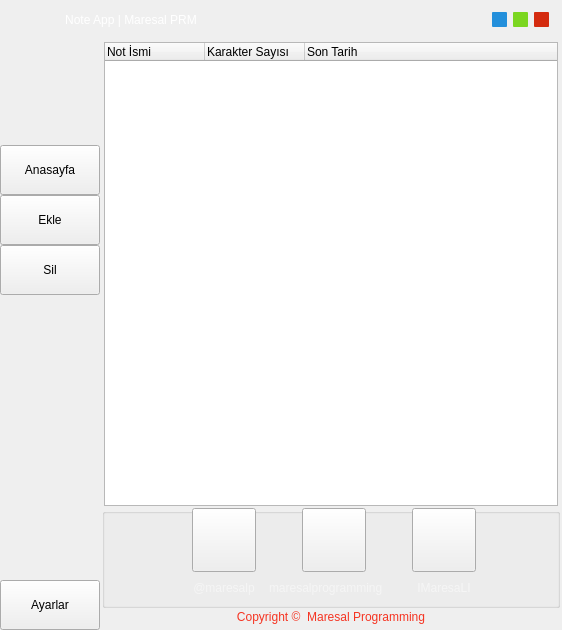
<?xml version="1.0" encoding="UTF-8"?>
<ui version="4.0">
 <class>MainWindow</class>
 <widget class="QMainWindow" name="MainWindow">
  <property name="geometry">
   <rect>
    <x>0</x>
    <y>0</y>
    <width>562</width>
    <height>630</height>
   </rect>
  </property>
  <property name="windowTitle">
   <string>Note App | Maresal PRM</string>
  </property>
  <widget class="QWidget" name="centralwidget">
   <layout class="QGridLayout" name="gridLayout">
    <property name="leftMargin">
     <number>0</number>
    </property>
    <property name="topMargin">
     <number>0</number>
    </property>
    <property name="rightMargin">
     <number>0</number>
    </property>
    <property name="bottomMargin">
     <number>0</number>
    </property>
    <property name="spacing">
     <number>0</number>
    </property>
    <item row="0" column="0" colspan="2">
     <widget class="QFrame" name="headBarFrame">
      <property name="minimumSize">
       <size>
        <width>0</width>
        <height>40</height>
       </size>
      </property>
      <property name="maximumSize">
       <size>
        <width>16777215</width>
        <height>40</height>
       </size>
      </property>
      <property name="frameShape">
       <enum>QFrame::NoFrame</enum>
      </property>
      <property name="frameShadow">
       <enum>QFrame::Raised</enum>
      </property>
      <layout class="QHBoxLayout" name="horizontalLayout_2">
       <item>
        <widget class="QLabel" name="IconLbl">
         <property name="minimumSize">
          <size>
           <width>50</width>
           <height>0</height>
          </size>
         </property>
         <property name="maximumSize">
          <size>
           <width>50</width>
           <height>16777215</height>
          </size>
         </property>
         <property name="text">
          <string/>
         </property>
        </widget>
       </item>
       <item>
        <widget class="QLabel" name="NameLbl">
         <property name="styleSheet">
          <string notr="true">color:white;
font: 75 11pt &quot;Century Gothic&quot;;
</string>
         </property>
         <property name="text">
          <string>Note App | Maresal PRM</string>
         </property>
         <property name="alignment">
          <set>Qt::AlignCenter</set>
         </property>
        </widget>
       </item>
       <item>
        <spacer name="horizontalSpacer_3">
         <property name="orientation">
          <enum>Qt::Horizontal</enum>
         </property>
         <property name="sizeHint" stdset="0">
          <size>
           <width>218</width>
           <height>19</height>
          </size>
         </property>
        </spacer>
       </item>
       <item>
        <widget class="QPushButton" name="MinimizeBtn">
         <property name="minimumSize">
          <size>
           <width>15</width>
           <height>15</height>
          </size>
         </property>
         <property name="maximumSize">
          <size>
           <width>15</width>
           <height>15</height>
          </size>
         </property>
         <property name="styleSheet">
          <string notr="true">#MinimizeBtn{	
	background-color: rgb(35, 143, 219);
	border-radius:1px;
}
#MinimizeBtn:hover{
	background-color: rgb(31, 124, 191);
}
#MinimizeBtn:pressed{
	background-color: rgb(41, 166, 255);
}</string>
         </property>
         <property name="text">
          <string/>
         </property>
        </widget>
       </item>
       <item>
        <widget class="QPushButton" name="FullScreenBtn">
         <property name="minimumSize">
          <size>
           <width>15</width>
           <height>15</height>
          </size>
         </property>
         <property name="maximumSize">
          <size>
           <width>15</width>
           <height>15</height>
          </size>
         </property>
         <property name="styleSheet">
          <string notr="true">#FullScreenBtn{	
	background-color: rgb(123, 214, 32);
border-radius:1px;
}
#FullScreenBtn:hover{
	background-color: rgb(107, 186, 28);
}
#FullScreenBtn:pressed{
	
	background-color: rgb(147, 255, 38);
}</string>
         </property>
         <property name="text">
          <string/>
         </property>
        </widget>
       </item>
       <item>
        <widget class="QPushButton" name="ExitBtn">
         <property name="minimumSize">
          <size>
           <width>15</width>
           <height>15</height>
          </size>
         </property>
         <property name="maximumSize">
          <size>
           <width>15</width>
           <height>15</height>
          </size>
         </property>
         <property name="styleSheet">
          <string notr="true">#ExitBtn{	
background-color: rgb(212, 43, 15);
border-radius:1px;
}
#ExitBtn:hover{
	background-color: rgb(181, 24, 2);
}
#ExitBtn:pressed{
	
	background-color: rgb(255, 24, 2);
}</string>
         </property>
         <property name="text">
          <string/>
         </property>
        </widget>
       </item>
       <item>
        <spacer name="horizontalSpacer_2">
         <property name="orientation">
          <enum>Qt::Horizontal</enum>
         </property>
         <property name="sizeType">
          <enum>QSizePolicy::Minimum</enum>
         </property>
         <property name="sizeHint" stdset="0">
          <size>
           <width>4</width>
           <height>19</height>
          </size>
         </property>
        </spacer>
       </item>
      </layout>
     </widget>
    </item>
    <item row="1" column="0">
     <widget class="QFrame" name="menuFrame">
      <property name="minimumSize">
       <size>
        <width>100</width>
        <height>0</height>
       </size>
      </property>
      <property name="maximumSize">
       <size>
        <width>100</width>
        <height>16777215</height>
       </size>
      </property>
      <property name="frameShape">
       <enum>QFrame::NoFrame</enum>
      </property>
      <property name="frameShadow">
       <enum>QFrame::Raised</enum>
      </property>
      <layout class="QVBoxLayout" name="verticalLayout">
       <property name="spacing">
        <number>0</number>
       </property>
       <property name="leftMargin">
        <number>0</number>
       </property>
       <property name="topMargin">
        <number>5</number>
       </property>
       <property name="rightMargin">
        <number>0</number>
       </property>
       <property name="bottomMargin">
        <number>0</number>
       </property>
       <item>
        <widget class="QLabel" name="IconLbl_2">
         <property name="minimumSize">
          <size>
           <width>50</width>
           <height>80</height>
          </size>
         </property>
         <property name="maximumSize">
          <size>
           <width>16777215</width>
           <height>16777215</height>
          </size>
         </property>
         <property name="text">
          <string/>
         </property>
        </widget>
       </item>
       <item>
        <spacer name="verticalSpacer_2">
         <property name="orientation">
          <enum>Qt::Vertical</enum>
         </property>
         <property name="sizeType">
          <enum>QSizePolicy::Fixed</enum>
         </property>
         <property name="sizeHint" stdset="0">
          <size>
           <width>20</width>
           <height>20</height>
          </size>
         </property>
        </spacer>
       </item>
       <item>
        <widget class="QPushButton" name="homeBtn">
         <property name="minimumSize">
          <size>
           <width>50</width>
           <height>50</height>
          </size>
         </property>
         <property name="text">
          <string>Anasayfa</string>
         </property>
        </widget>
       </item>
       <item>
        <widget class="QPushButton" name="noteAddBtn">
         <property name="minimumSize">
          <size>
           <width>50</width>
           <height>50</height>
          </size>
         </property>
         <property name="text">
          <string>Ekle</string>
         </property>
        </widget>
       </item>
       <item>
        <widget class="QPushButton" name="noteDeleteBtn">
         <property name="minimumSize">
          <size>
           <width>50</width>
           <height>50</height>
          </size>
         </property>
         <property name="text">
          <string>Sil</string>
         </property>
        </widget>
       </item>
       <item>
        <spacer name="verticalSpacer">
         <property name="orientation">
          <enum>Qt::Vertical</enum>
         </property>
         <property name="sizeHint" stdset="0">
          <size>
           <width>20</width>
           <height>40</height>
          </size>
         </property>
        </spacer>
       </item>
       <item>
        <widget class="QPushButton" name="settingBtn">
         <property name="minimumSize">
          <size>
           <width>50</width>
           <height>50</height>
          </size>
         </property>
         <property name="text">
          <string>Ayarlar</string>
         </property>
        </widget>
       </item>
      </layout>
     </widget>
    </item>
    <item row="1" column="1">
     <widget class="QFrame" name="pageFrame">
      <property name="frameShape">
       <enum>QFrame::NoFrame</enum>
      </property>
      <property name="frameShadow">
       <enum>QFrame::Raised</enum>
      </property>
      <layout class="QVBoxLayout" name="verticalLayout_2">
       <property name="spacing">
        <number>2</number>
       </property>
       <property name="leftMargin">
        <number>2</number>
       </property>
       <property name="topMargin">
        <number>2</number>
       </property>
       <property name="rightMargin">
        <number>2</number>
       </property>
       <property name="bottomMargin">
        <number>6</number>
       </property>
       <item>
        <widget class="QStackedWidget" name="stackedWidget">
         <property name="currentIndex">
          <number>0</number>
         </property>
         <widget class="QWidget" name="HomePage">
          <layout class="QVBoxLayout" name="verticalLayout_3">
           <property name="spacing">
            <number>0</number>
           </property>
           <property name="leftMargin">
            <number>2</number>
           </property>
           <property name="topMargin">
            <number>0</number>
           </property>
           <property name="rightMargin">
            <number>2</number>
           </property>
           <property name="bottomMargin">
            <number>0</number>
           </property>
           <item>
            <widget class="QTreeWidget" name="treeWidget">
             <property name="lineWidth">
              <number>3</number>
             </property>
             <property name="autoScrollMargin">
              <number>30</number>
             </property>
             <property name="alternatingRowColors">
              <bool>false</bool>
             </property>
             <property name="indentation">
              <number>10</number>
             </property>
             <property name="uniformRowHeights">
              <bool>false</bool>
             </property>
             <property name="wordWrap">
              <bool>false</bool>
             </property>
             <property name="headerHidden">
              <bool>false</bool>
             </property>
             <attribute name="headerHighlightSections">
              <bool>false</bool>
             </attribute>
             <attribute name="headerShowSortIndicator" stdset="0">
              <bool>false</bool>
             </attribute>
             <column>
              <property name="text">
               <string>Not İsmi</string>
              </property>
             </column>
             <column>
              <property name="text">
               <string>Karakter Sayısı</string>
              </property>
             </column>
             <column>
              <property name="text">
               <string>Son Tarih</string>
              </property>
             </column>
            </widget>
           </item>
          </layout>
         </widget>
         <widget class="QWidget" name="NoteAddPage">
          <layout class="QVBoxLayout" name="verticalLayout_5">
           <item>
            <widget class="QGroupBox" name="groupBox">
             <property name="minimumSize">
              <size>
               <width>440</width>
               <height>45</height>
              </size>
             </property>
             <property name="title">
              <string/>
             </property>
             <layout class="QHBoxLayout" name="horizontalLayout">
              <property name="spacing">
               <number>5</number>
              </property>
              <property name="leftMargin">
               <number>0</number>
              </property>
              <property name="topMargin">
               <number>0</number>
              </property>
              <property name="rightMargin">
               <number>0</number>
              </property>
              <property name="bottomMargin">
               <number>0</number>
              </property>
              <item>
               <widget class="QLabel" name="label">
                <property name="maximumSize">
                 <size>
                  <width>50</width>
                  <height>16777215</height>
                 </size>
                </property>
                <property name="text">
                 <string>Not Adı : </string>
                </property>
               </widget>
              </item>
              <item>
               <widget class="QLineEdit" name="noteNameTbx">
                <property name="minimumSize">
                 <size>
                  <width>100</width>
                  <height>35</height>
                 </size>
                </property>
                <property name="maximumSize">
                 <size>
                  <width>100</width>
                  <height>16777215</height>
                 </size>
                </property>
                <property name="readOnly">
                 <bool>true</bool>
                </property>
               </widget>
              </item>
              <item>
               <widget class="QLabel" name="lengthCharacterLbl">
                <property name="minimumSize">
                 <size>
                  <width>110</width>
                  <height>0</height>
                 </size>
                </property>
                <property name="maximumSize">
                 <size>
                  <width>110</width>
                  <height>16777215</height>
                 </size>
                </property>
                <property name="text">
                 <string>Karakter sayısı : </string>
                </property>
               </widget>
              </item>
              <item>
               <widget class="QLabel" name="timeLbl">
                <property name="minimumSize">
                 <size>
                  <width>140</width>
                  <height>0</height>
                 </size>
                </property>
                <property name="maximumSize">
                 <size>
                  <width>140</width>
                  <height>16777215</height>
                 </size>
                </property>
                <property name="text">
                 <string>Zamanı : </string>
                </property>
               </widget>
              </item>
             </layout>
            </widget>
           </item>
           <item>
            <widget class="QPlainTextEdit" name="notTextPte">
             <property name="styleSheet">
              <string notr="true"/>
             </property>
            </widget>
           </item>
           <item>
            <widget class="QPushButton" name="addBtn">
             <property name="text">
              <string>Ekle</string>
             </property>
            </widget>
           </item>
           <item>
            <widget class="QPushButton" name="updateBtn">
             <property name="text">
              <string>Güncelle</string>
             </property>
            </widget>
           </item>
          </layout>
         </widget>
        </widget>
       </item>
       <item>
        <widget class="QGroupBox" name="groupBox_2">
         <property name="minimumSize">
          <size>
           <width>0</width>
           <height>100</height>
          </size>
         </property>
         <property name="title">
          <string/>
         </property>
         <widget class="QLabel" name="GithubLbl">
          <property name="geometry">
           <rect>
            <x>310</x>
            <y>70</y>
            <width>64</width>
            <height>20</height>
           </rect>
          </property>
          <property name="styleSheet">
           <string notr="true">font: italic 9pt &quot;Century Gothic&quot;;
color: rgb(245, 245, 245);</string>
          </property>
          <property name="text">
           <string>IMaresaLI</string>
          </property>
          <property name="alignment">
           <set>Qt::AlignCenter</set>
          </property>
          <property name="textInteractionFlags">
           <set>Qt::LinksAccessibleByMouse|Qt::TextSelectableByMouse</set>
          </property>
         </widget>
         <widget class="QPushButton" name="InstagramBtn">
          <property name="geometry">
           <rect>
            <x>90</x>
            <y>0</y>
            <width>64</width>
            <height>64</height>
           </rect>
          </property>
          <property name="text">
           <string/>
          </property>
         </widget>
         <widget class="QLabel" name="instaLbl">
          <property name="geometry">
           <rect>
            <x>87</x>
            <y>70</y>
            <width>70</width>
            <height>20</height>
           </rect>
          </property>
          <property name="styleSheet">
           <string notr="true">font: italic 9pt &quot;Century Gothic&quot;;
color: rgb(245, 245, 245);</string>
          </property>
          <property name="text">
           <string>@maresalp</string>
          </property>
          <property name="alignment">
           <set>Qt::AlignCenter</set>
          </property>
          <property name="textInteractionFlags">
           <set>Qt::LinksAccessibleByMouse|Qt::TextSelectableByMouse</set>
          </property>
         </widget>
         <widget class="QPushButton" name="GithubBtn">
          <property name="geometry">
           <rect>
            <x>310</x>
            <y>0</y>
            <width>64</width>
            <height>64</height>
           </rect>
          </property>
          <property name="text">
           <string/>
          </property>
         </widget>
         <widget class="QLabel" name="FaceLbl">
          <property name="geometry">
           <rect>
            <x>167</x>
            <y>70</y>
            <width>131</width>
            <height>20</height>
           </rect>
          </property>
          <property name="styleSheet">
           <string notr="true">font: italic 9pt &quot;Century Gothic&quot;;
color: rgb(245, 245, 245);</string>
          </property>
          <property name="text">
           <string>maresalprogramming</string>
          </property>
          <property name="textInteractionFlags">
           <set>Qt::LinksAccessibleByMouse|Qt::TextSelectableByMouse</set>
          </property>
         </widget>
         <widget class="QPushButton" name="FacebookBtn">
          <property name="geometry">
           <rect>
            <x>200</x>
            <y>0</y>
            <width>64</width>
            <height>64</height>
           </rect>
          </property>
          <property name="text">
           <string/>
          </property>
         </widget>
        </widget>
       </item>
       <item>
        <widget class="QLabel" name="copyright">
         <property name="styleSheet">
          <string notr="true">#copyright{
	font: 75 italic 10pt &quot;Century Gothic&quot;;
color: #F53422;
}</string>
         </property>
         <property name="text">
          <string>Copyright ©  Maresal Programming</string>
         </property>
         <property name="alignment">
          <set>Qt::AlignCenter</set>
         </property>
        </widget>
       </item>
      </layout>
     </widget>
    </item>
   </layout>
  </widget>
  <widget class="QMenuBar" name="menubar">
   <property name="geometry">
    <rect>
     <x>0</x>
     <y>0</y>
     <width>562</width>
     <height>21</height>
    </rect>
   </property>
  </widget>
 </widget>
 <resources/>
 <connections/>
</ui>
